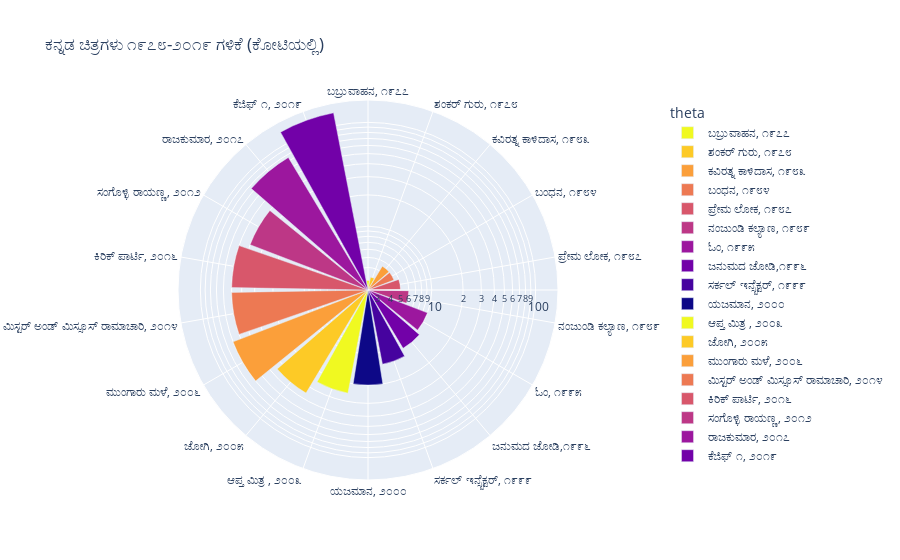

Notebook code for this chart:
### Code cell
#Improved Radar plot
#For a filled line in a Radar Chart, update the figure created with px.line_polar with fig.update_traces.
#Data from 1MDB.com 'Highest Grossing Kannada Films'
#https://www.imdb.com/list/ls063689880/
import plotly.express as px
import pandas as pd
df = pd.DataFrame(dict(
    r=[3,3.25,4.5,4.5,5,6,10,11,13,20,25,35,60,50,50,40,75,133],
    theta=[ 'ಬಬ್ರುವಾಹನ, ೧೯೭೭','ಶಂಕರ್ ಗುರು, ೧೯೭೮', 'ಕವಿರತ್ನ ಕಾಳಿದಾಸ, ೧೯೮೩','ಬಂಧನ, ೧೯೮೪','ಪ್ರೇಮ ಲೋಕ, ೧೯೮೭',
           'ನಂಜುಂಡಿ ಕಲ್ಯಾಣ, ೧೯೮೯','ಓಂ, ೧೯೯೫','ಜನುಮದ ಜೋಡಿ,೧೯೯೬','ಸರ್ಕಲ್ ಇನ್ಸ್ಪೆಕ್ಟರ್, ೧೯೯೯','ಯಜಮಾನ, ೨೦೦೦', 
           'ಆಪ್ತ ಮಿತ್ರ , ೨೦೦೩','ಜೋಗಿ, ೨೦೦೫', 'ಮುಂಗಾರು ಮಳೆ, ೨೦೦೬','ಮಿಸ್ಟರ್ ಅಂಡ್ ಮಿಸ್ಸೂಸ್ ರಾಮಾಚಾರಿ, ೨೦೧೪',
           'ಕಿರಿಕ್ ಪಾರ್ಟಿ, ೨೦೧೬', 'ಸಂಗೊಳ್ಳಿ ರಾಯಣ್ಣ, ೨೦೧೨','ರಾಜಕುಮಾರ, ೨೦೧೭','ಕೆಜಿಫ್ ೧, ೨೦೧೯']))
          

#log_x=True gets all values however small into the chart!!
fig = px.bar_polar(df, r= 'r', theta='theta', color='theta',log_r=True,
                   color_discrete_sequence= px.colors.sequential.Plasma_r,title="ಕನ್ನಡ ಚಿತ್ರಗಳು ೧೯೭೮-೨೦೧೯ ಗಳಿಕೆ (ಕೋಟಿಯಲ್ಲಿ)")
#fig.update_traces(fill='toself')
fig.show()
#px.colors.sequential.Sunsetdark_r
#sequential.Plasma_r
#RdBu
#Magma
#Plotly3
#Electric
#Blues
#BuPu

### Figure 1 — Plotly figure (JSON) as saved in the notebook; plotly's stock layout.template omitted (floating-point values rounded to 4 significant figures)
{"data": [{"hovertemplate": "theta=%{theta}<br>r=%{r}<extra></extra>", "legendgroup": "ಬಬ್ರುವಾಹನ, ೧೯೭೭", "marker": {"color": "#f0f921", "pattern": {"shape": ""}}, "name": "ಬಬ್ರುವಾಹನ, ೧೯೭೭", "r": [3], "showlegend": true, "subplot": "polar", "theta": ["ಬಬ್ರುವಾಹನ, ೧೯೭೭"], "type": "barpolar"}, {"hovertemplate": "theta=%{theta}<br>r=%{r}<extra></extra>", "legendgroup": "ಶಂಕರ್ ಗುರು, ೧೯೭೮", "marker": {"color": "#fdca26", "pattern": {"shape": ""}}, "name": "ಶಂಕರ್ ಗುರು, ೧೯೭೮", "r": [3.25], "showlegend": true, "subplot": "polar", "theta": ["ಶಂಕರ್ ಗುರು, ೧೯೭೮"], "type": "barpolar"}, {"hovertemplate": "theta=%{theta}<br>r=%{r}<extra></extra>", "legendgroup": "ಕವಿರತ್ನ ಕಾಳಿದಾಸ, ೧೯೮೩", "marker": {"color": "#fb9f3a", "pattern": {"shape": ""}}, "name": "ಕವಿರತ್ನ ಕಾಳಿದಾಸ, ೧೯೮೩", "r": [4.5], "showlegend": true, "subplot": "polar", "theta": ["ಕವಿರತ್ನ ಕಾಳಿದಾಸ, ೧೯೮೩"], "type": "barpolar"}, {"hovertemplate": "theta=%{theta}<br>r=%{r}<extra></extra>", "legendgroup": "ಬಂಧನ, ೧೯೮೪", "marker": {"color": "#ed7953", "pattern": {"shape": ""}}, "name": "ಬಂಧನ, ೧೯೮೪", "r": [4.5], "showlegend": true, "subplot": "polar", "theta": ["ಬಂಧನ, ೧೯೮೪"], "type": "barpolar"}, {"hovertemplate": "theta=%{theta}<br>r=%{r}<extra></extra>", "legendgroup": "ಪ್ರೇಮ ಲೋಕ, ೧೯೮೭", "marker": {"color": "#d8576b", "pattern": {"shape": ""}}, "name": "ಪ್ರೇಮ ಲೋಕ, ೧೯೮೭", "r": [5], "showlegend": true, "subplot": "polar", "theta": ["ಪ್ರೇಮ ಲೋಕ, ೧೯೮೭"], "type": "barpolar"}, {"hovertemplate": "theta=%{theta}<br>r=%{r}<extra></extra>", "legendgroup": "ನಂಜುಂಡಿ ಕಲ್ಯಾಣ, ೧೯೮೯", "marker": {"color": "#bd3786", "pattern": {"shape": ""}}, "name": "ನಂಜುಂಡಿ ಕಲ್ಯಾಣ, ೧೯೮೯", "r": [6], "showlegend": true, "subplot": "polar", "theta": ["ನಂಜುಂಡಿ ಕಲ್ಯಾಣ, ೧೯೮೯"], "type": "barpolar"}, {"hovertemplate": "theta=%{theta}<br>r=%{r}<extra></extra>", "legendgroup": "ಓಂ, ೧೯೯೫", "marker": {"color": "#9c179e", "pattern": {"shape": ""}}, "name": "ಓಂ, ೧೯೯೫", "r": [10], "showlegend": true, "subplot": "polar", "theta": ["ಓಂ, ೧೯೯೫"], "type": "barpolar"}, {"hovertemplate": "theta=%{theta}<br>r=%{r}<extra></extra>", "legendgroup": "ಜನುಮದ ಜೋಡಿ,೧೯೯೬", "marker": {"color": "#7201a8", "pattern": {"shape": ""}}, "name": "ಜನುಮದ ಜೋಡಿ,೧೯೯೬", "r": [11], "showlegend": true, "subplot": "polar", "theta": ["ಜನುಮದ ಜೋಡಿ,೧೯೯೬"], "type": "barpolar"}, {"hovertemplate": "theta=%{theta}<br>r=%{r}<extra></extra>", "legendgroup": "ಸರ್ಕಲ್ ಇನ್ಸ್ಪೆಕ್ಟರ್, ೧೯೯೯", "marker": {"color": "#46039f", "pattern": {"shape": ""}}, "name": "ಸರ್ಕಲ್ ಇನ್ಸ್ಪೆಕ್ಟರ್, ೧೯೯೯", "r": [13], "showlegend": true, "subplot": "polar", "theta": ["ಸರ್ಕಲ್ ಇನ್ಸ್ಪೆಕ್ಟರ್, ೧೯೯೯"], "type": "barpolar"}, {"hovertemplate": "theta=%{theta}<br>r=%{r}<extra></extra>", "legendgroup": "ಯಜಮಾನ, ೨೦೦೦", "marker": {"color": "#0d0887", "pattern": {"shape": ""}}, "name": "ಯಜಮಾನ, ೨೦೦೦", "r": [20], "showlegend": true, "subplot": "polar", "theta": ["ಯಜಮಾನ, ೨೦೦೦"], "type": "barpolar"}, {"hovertemplate": "theta=%{theta}<br>r=%{r}<extra></extra>", "legendgroup": "ಆಪ್ತ ಮಿತ್ರ , ೨೦೦೩", "marker": {"color": "#f0f921", "pattern": {"shape": ""}}, "name": "ಆಪ್ತ ಮಿತ್ರ , ೨೦೦೩", "r": [25], "showlegend": true, "subplot": "polar", "theta": ["ಆಪ್ತ ಮಿತ್ರ , ೨೦೦೩"], "type": "barpolar"}, {"hovertemplate": "theta=%{theta}<br>r=%{r}<extra></extra>", "legendgroup": "ಜೋಗಿ, ೨೦೦೫", "marker": {"color": "#fdca26", "pattern": {"shape": ""}}, "name": "ಜೋಗಿ, ೨೦೦೫", "r": [35], "showlegend": true, "subplot": "polar", "theta": ["ಜೋಗಿ, ೨೦೦೫"], "type": "barpolar"}, {"hovertemplate": "theta=%{theta}<br>r=%{r}<extra></extra>", "legendgroup": "ಮುಂಗಾರು ಮಳೆ, ೨೦೦೬", "marker": {"color": "#fb9f3a", "pattern": {"shape": ""}}, "name": "ಮುಂಗಾರು ಮಳೆ, ೨೦೦೬", "r": [60], "showlegend": true, "subplot": "polar", "theta": ["ಮುಂಗಾರು ಮಳೆ, ೨೦೦೬"], "type": "barpolar"}, {"hovertemplate": "theta=%{theta}<br>r=%{r}<extra></extra>", "legendgroup": "ಮಿಸ್ಟರ್ ಅಂಡ್ ಮಿಸ್ಸೂಸ್ ರಾಮಾಚಾರಿ, ೨೦೧೪", "marker": {"color": "#ed7953", "pattern": {"shape": ""}}, "name": "ಮಿಸ್ಟರ್ ಅಂಡ್ ಮಿಸ್ಸೂಸ್ ರಾಮಾಚಾರಿ, ೨೦೧೪", "r": [50], "showlegend": true, "subplot": "polar", "theta": ["ಮಿಸ್ಟರ್ ಅಂಡ್ ಮಿಸ್ಸೂಸ್ ರಾಮಾಚಾರಿ, ೨೦೧೪"], "type": "barpolar"}, {"hovertemplate": "theta=%{theta}<br>r=%{r}<extra></extra>", "legendgroup": "ಕಿರಿಕ್ ಪಾರ್ಟಿ, ೨೦೧೬", "marker": {"color": "#d8576b", "pattern": {"shape": ""}}, "name": "ಕಿರಿಕ್ ಪಾರ್ಟಿ, ೨೦೧೬", "r": [50], "showlegend": true, "subplot": "polar", "theta": ["ಕಿರಿಕ್ ಪಾರ್ಟಿ, ೨೦೧೬"], "type": "barpolar"}, {"hovertemplate": "theta=%{theta}<br>r=%{r}<extra></extra>", "legendgroup": "ಸಂಗೊಳ್ಳಿ ರಾಯಣ್ಣ, ೨೦೧೨", "marker": {"color": "#bd3786", "pattern": {"shape": ""}}, "name": "ಸಂಗೊಳ್ಳಿ ರಾಯಣ್ಣ, ೨೦೧೨", "r": [40], "showlegend": true, "subplot": "polar", "theta": ["ಸಂಗೊಳ್ಳಿ ರಾಯಣ್ಣ, ೨೦೧೨"], "type": "barpolar"}, {"hovertemplate": "theta=%{theta}<br>r=%{r}<extra></extra>", "legendgroup": "ರಾಜಕುಮಾರ, ೨೦೧೭", "marker": {"color": "#9c179e", "pattern": {"shape": ""}}, "name": "ರಾಜಕುಮಾರ, ೨೦೧೭", "r": [75], "showlegend": true, "subplot": "polar", "theta": ["ರಾಜಕುಮಾರ, ೨೦೧೭"], "type": "barpolar"}, {"hovertemplate": "theta=%{theta}<br>r=%{r}<extra></extra>", "legendgroup": "ಕೆಜಿಫ್ ೧, ೨೦೧೯", "marker": {"color": "#7201a8", "pattern": {"shape": ""}}, "name": "ಕೆಜಿಫ್ ೧, ೨೦೧೯", "r": [133], "showlegend": true, "subplot": "polar", "theta": ["ಕೆಜಿಫ್ ೧, ೨೦೧೯"], "type": "barpolar"}], "layout": {"barmode": "relative", "legend": {"title": {"text": "theta"}, "tracegroupgap": 0}, "polar": {"angularaxis": {"categoryarray": ["ಬಬ್ರುವಾಹನ, ೧೯೭೭", "ಶಂಕರ್ ಗುರು, ೧೯೭೮", "ಕವಿರತ್ನ ಕಾಳಿದಾಸ, ೧೯೮೩", "ಬಂಧನ, ೧೯೮೪", "ಪ್ರೇಮ ಲೋಕ, ೧೯೮೭", "ನಂಜುಂಡಿ ಕಲ್ಯಾಣ, ೧೯೮೯", "ಓಂ, ೧೯೯೫", "ಜನುಮದ ಜೋಡಿ,೧೯೯೬", "ಸರ್ಕಲ್ ಇನ್ಸ್ಪೆಕ್ಟರ್, ೧೯೯೯", "ಯಜಮಾನ, ೨೦೦೦", "ಆಪ್ತ ಮಿತ್ರ , ೨೦೦೩", "ಜೋಗಿ, ೨೦೦೫", "ಮುಂಗಾರು ಮಳೆ, ೨೦೦೬", "ಮಿಸ್ಟರ್ ಅಂಡ್ ಮಿಸ್ಸೂಸ್ ರಾಮಾಚಾರಿ, ೨೦೧೪", "ಕಿರಿಕ್ ಪಾರ್ಟಿ, ೨೦೧೬", "ಸಂಗೊಳ್ಳಿ ರಾಯಣ್ಣ, ೨೦೧೨", "ರಾಜಕುಮಾರ, ೨೦೧೭", "ಕೆಜಿಫ್ ೧, ೨೦೧೯"], "categoryorder": "array", "direction": "clockwise", "rotation": 90}, "domain": {"x": [0, 1], "y": [0, 1]}, "radialaxis": {"type": "log"}}, "title": {"text": "ಕನ್ನಡ ಚಿತ್ರಗಳು ೧೯೭೮-೨೦೧೯ ಗಳಿಕೆ (ಕೋಟಿಯಲ್ಲಿ)"}}}
